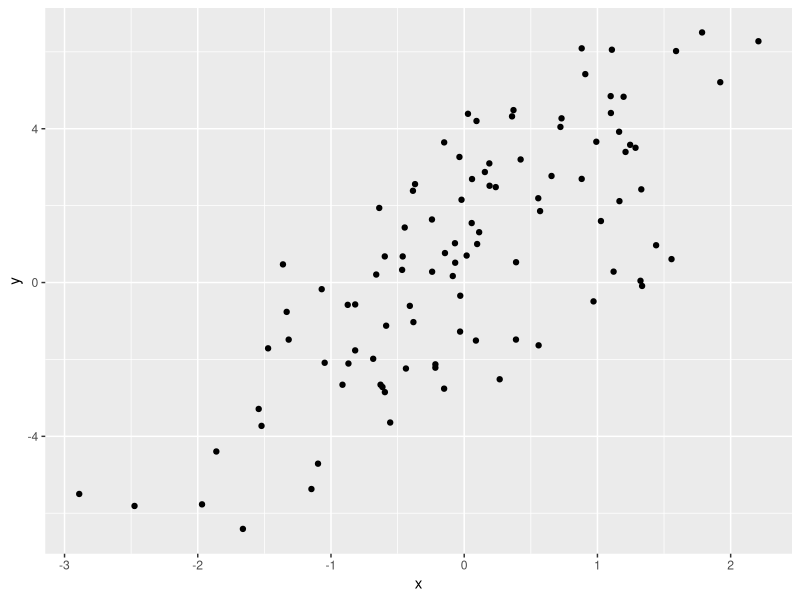
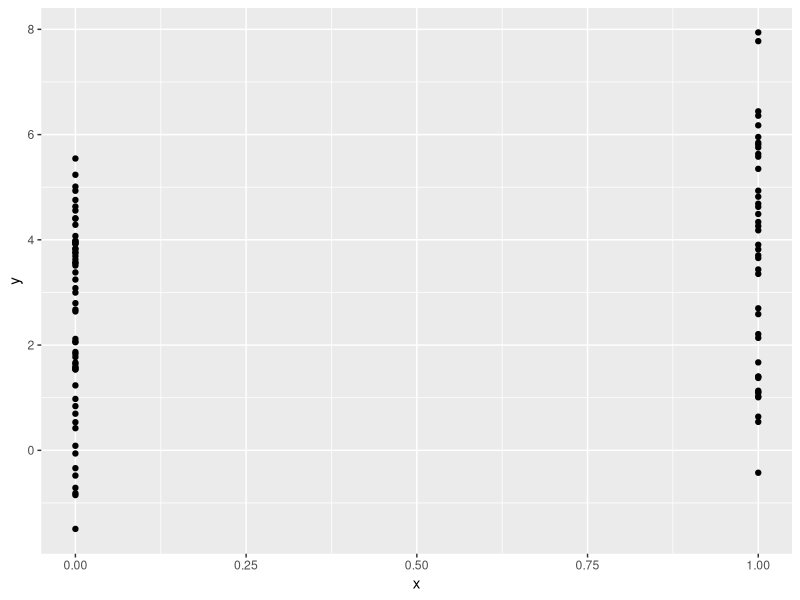

Here is the R script that generated these plots, in order:
# load lib
library(ggplot2)

## Generating Random Numbers From a Linear Model

set.seed(20)
x <- rnorm(100)
e <- rnorm(100,0,2)
y <- 0.5 + 2*x + e
# summary(y)
# plot(x,y)
lm1 <- data.frame(x=x,y=y)
ggplot(lm1, aes(x=x,y=y))+geom_point()

set.seed(10)
x <- rbinom(100,1,0.5)
e <- rnorm(100,0,2)
y <- 0.5+2+x+e
# plot(x,y)
lm2 <- data.frame(x=x,y=y)
ggplot(lm2, aes(x=x,y=y))+geom_point()

set.seed(10)
x <- rep(0:1, each=5)
e <- rnorm(10,0,20)
y <- 0.5 + 2*x + e
